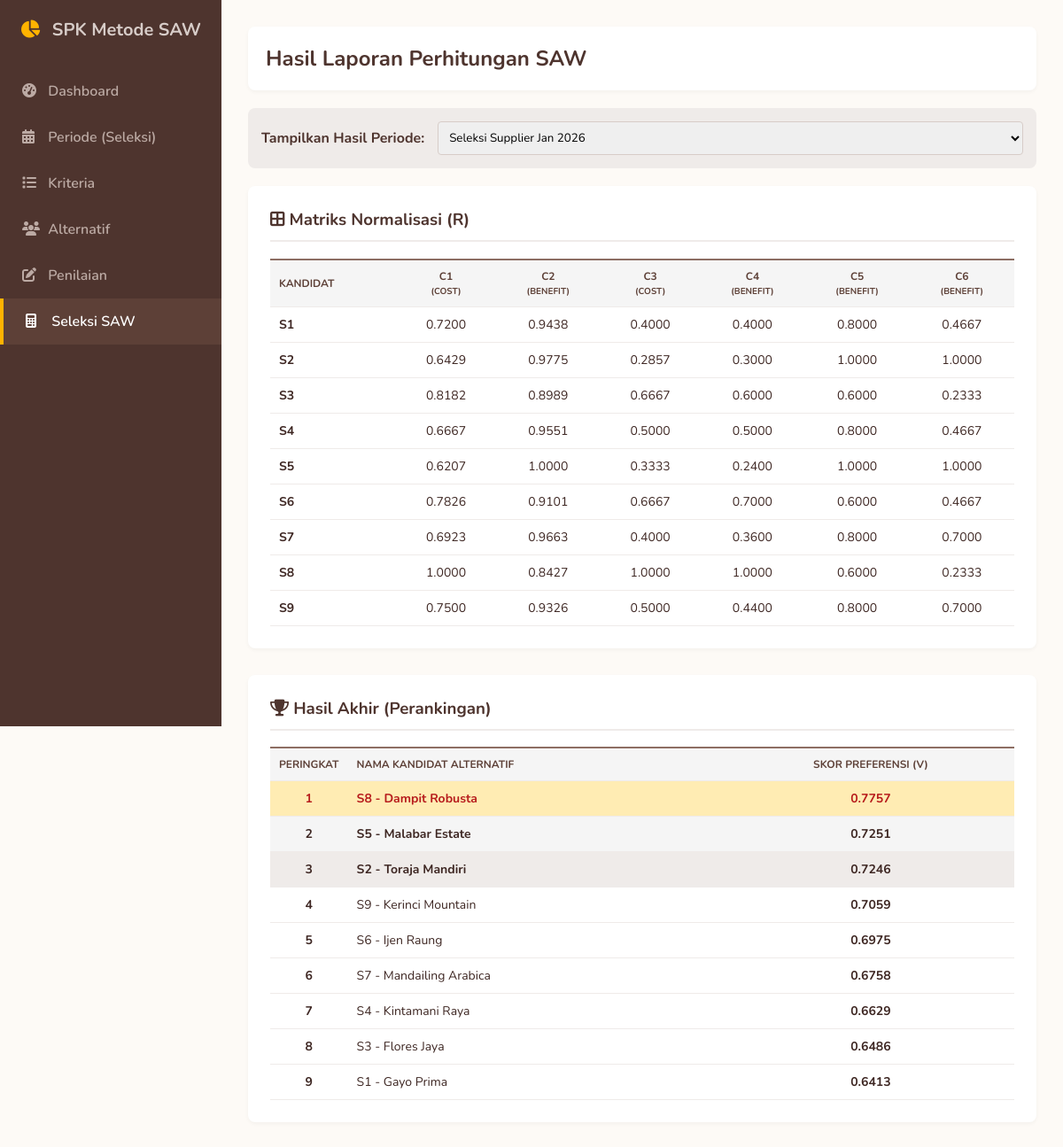
Page /hitung.php on the committed database.
### tables this page shows
CREATE TABLE `kriteria` (
  `id_kriteria` int NOT NULL,
  `id_periode` int DEFAULT NULL,
  `kode_kriteria` varchar(10) NOT NULL,
  `nama_kriteria` varchar(100) NOT NULL,
  `tipe` enum('Benefit','Cost') NOT NULL,
  `bobot` float NOT NULL
);

CREATE TABLE `alternatif` (
  `id_alternatif` int NOT NULL,
  `id_periode` int NOT NULL,
  `kode_alternatif` varchar(10) NOT NULL,
  `nama_alternatif` varchar(100) NOT NULL
);

### hitung.php (the view, shortened to what this page needs)
<?php
include 'koneksi.php';
$queryPeriode = mysqli_query($conn, "SELECT * FROM periode ORDER BY id_periode DESC");
$periodeAktif = isset($_GET['id_periode']) ? $_GET['id_periode'] : '';
if (empty($periodeAktif) && mysqli_num_rows($queryPeriode) > 0) {
    $firstPeriode = mysqli_fetch_assoc(mysqli_query($conn, "SELECT id_periode FROM periode ORDER BY id_periode DESC LIMIT 1"));
    $periodeAktif = $firstPeriode['id_periode'];
}
$kriteria = [];
$alternatif = [];
$nilai_mentah = [];
if (!empty($periodeAktif)) {
    $qKrit = mysqli_query($conn, "SELECT * FROM kriteria WHERE id_periode = '$periodeAktif' ORDER BY kode_kriteria ASC");
    $total_bobot_awal = 0;
    while ($k = mysqli_fetch_assoc($qKrit)) {
        $kriteria[$k['id_kriteria']] = $k;
        $total_bobot_awal += $k['bobot'];
    }
    foreach ($kriteria as $id_k => $k) {
        $kriteria[$id_k]['bobot_normal'] = ($total_bobot_awal > 0) ? ($k['bobot'] / $total_bobot_awal) : 0;
    }
    $qAlt = mysqli_query($conn, "SELECT * FROM alternatif WHERE id_periode = '$periodeAktif' ORDER BY kode_alternatif ASC");
    while ($a = mysqli_fetch_assoc($qAlt)) {
        $alternatif[$a['id_alternatif']] = $a;
    }
    if (count($alternatif) > 0 && count($kriteria) > 0) {
        foreach ($alternatif as $id_alt => $alt) {
            foreach ($kriteria as $id_krit => $krit) {
                $qNilai = mysqli_query($conn, "SELECT nilai FROM penilaian WHERE id_alternatif='$id_alt' AND id_kriteria='$id_krit'");
                $dataNilai = mysqli_fetch_assoc($qNilai);
                $nilai_mentah[$id_alt][$id_krit] = ($dataNilai) ? $dataNilai['nilai'] : 0;
            }
        }
    }
}
?>
<!DOCTYPE html>
<html lang="id">
<head>
    <link rel="stylesheet" href="https://cdnjs.cloudflare.com/ajax/libs/font-awesome/6.4.0/css/all.min.css">
</head>
<body>
    <div class="sidebar">
        <div class="sidebar-brand"><i class="fas fa-chart-pie"></i> SPK Metode SAW</div>
        <a href="index.php" class="nav-item"><i class="fas fa-tachometer-alt"></i> Dashboard</a>
        <a href="periode.php" class="nav-item"><i class="fas fa-calendar-alt"></i> Periode (Seleksi)</a>
        <a href="kriteria.php" class="nav-item"><i class="fas fa-list"></i> Kriteria</a>
        <a href="alternatif.php" class="nav-item"><i class="fas fa-users"></i> Alternatif</a>
        <a href="penilaian.php" class="nav-item"><i class="fas fa-edit"></i> Penilaian</a>
        <a href="hitung.php" class="nav-item active"><i class="fas fa-calculator"></i> Seleksi SAW</a>
    </div>
    <div class="main-content">
        <div class="header">
            <h2 style="margin: 0; color: #4e342e;">Hasil Laporan Perhitungan SAW</h2>
        </div>
        <div class="filter-box">
            <strong style="color: #4e342e;">Tampilkan Hasil Periode:</strong>
            <form action="" method="GET" style="display: flex; gap: 10px; flex: 1;">
                <select name="id_periode" style="flex: 1;" onchange="this.form.submit()">
                    <?php
                    mysqli_data_seek($queryPeriode, 0);
                    while($p = mysqli_fetch_assoc($queryPeriode)) {
                        $selected = ($p['id_periode'] == $periodeAktif) ? 'selected' : '';
                        echo "<option value='{$p['id_periode']}' $selected>{$p['nama_periode']}</option>";
                    }
                    ?>
                </select>
            </form>
        </div>
        <?php if(!empty($periodeAktif) && count($alternatif) > 0 && count($nilai_mentah) > 0) { ?>
        <?php
        $minMax = [];
        foreach ($kriteria as $id_krit => $krit) {
            $arr_nilai = [];
            foreach ($alternatif as $id_alt => $alt) {
                $arr_nilai[] = $nilai_mentah[$id_alt][$id_krit];
            }
            if ($krit['tipe'] == 'Benefit') {
                $minMax[$id_krit] = max($arr_nilai);
            } else {
                $minMax[$id_krit] = min($arr_nilai);
            }
        }
        $hasilNormalisasi = [];
        $hasilAkhir = [];
        foreach ($alternatif as $id_alt => $alt) {
            $total_skor = 0;
            foreach ($kriteria as $id_krit => $krit) {
                $nilai_asli = $nilai_mentah[$id_alt][$id_krit];
                $nilai_ekstrem = $minMax[$id_krit];
                $r = 0;
                if ($krit['tipe'] == 'Benefit') {
                    $r = ($nilai_ekstrem != 0) ? ($nilai_asli / $nilai_ekstrem) : 0;
                } else {
                    $r = ($nilai_asli != 0) ? ($nilai_ekstrem / $nilai_asli) : 0;
                }
                $hasilNormalisasi[$id_alt][$id_krit] = $r;
                $total_skor += ($r * $krit['bobot_normal']);
            }
            $hasilAkhir[] = [
                'nama' => $alt['kode_alternatif'] . ' - ' . $alt['nama_alternatif'],
                'skor' => round($total_skor, 4)
            ];
        }
        usort($hasilAkhir, function($a, $b) {
            return $b['skor'] <=> $a['skor'];
        });
        ?>
        <div class="crud-box">
            <h3><i class="fas fa-border-all"></i> Matriks Normalisasi (R)</h3>
            <table>
                <tr>
                    <th style="text-align: left;">Kandidat</th>
                    <?php foreach($kriteria as $krit) { ?>
                        <th><?= $krit['kode_kriteria'] ?><br><small>(<?= $krit['tipe'] ?>)</small></th>
                    <?php } ?>
                </tr>
                <?php foreach ($alternatif as $id_alt => $alt) { ?>
                <tr>
                    <td style="text-align: left; font-weight: bold;"><?= $alt['kode_alternatif'] ?></td>
                    <?php foreach($kriteria as $id_krit => $krit) { ?>
                        <td><?= number_format($hasilNormalisasi[$id_alt][$id_krit], 4) ?></td>
                    <?php } ?>
                </tr>
                <?php } ?>
            </table>
        </div>
        <div class="crud-box">
            <h3><i class="fas fa-trophy"></i> Hasil Akhir (Perankingan)</h3>
            <table>
                <tr>
                    <th width="10%">Peringkat</th>
                    <th style="text-align: left;">Nama Kandidat Alternatif</th>
                    <th>Skor Preferensi (V)</th>
                </tr>
                <?php
                $rank = 1;
                foreach ($hasilAkhir as $hasil) {
                    $trClass = "";
                    if($rank == 1) $trClass = "class='rank-1'";
                    elseif($rank == 2) $trClass = "class='rank-2'";
                    elseif($rank == 3) $trClass = "class='rank-3'";
                ?>
                <tr <?= $trClass ?>>
                    <td><b><?= $rank ?></b></td>
                    <td style="text-align: left;"><?= $hasil['nama'] ?></td>
                    <td><b><?= number_format($hasil['skor'], 4) ?></b></td>
                </tr>
                <?php $rank++; } ?>
            </table>
        </div>
        <?php } else { ?>
            <div class="crud-box">
                <p style="text-align: center; color: #e74a3b; font-weight: bold;">Data belum lengkap untuk dihitung. Pastikan Kriteria, Alternatif, dan Penilaian sudah diinput untuk periode ini.</p>
            </div>
        <?php } ?>
    </div>
</body>
</html>

### hitung.php (style rules this page uses)
body { font-family: 'Nunito', sans-serif; background-color: #fdfaf6; margin: 0; display: flex; color: #3e2723; }
.sidebar { width: 250px; background-color: #4e342e; height: 100vh; padding-top: 20px; position: fixed; }
.sidebar-brand { text-align: center; font-size: 20px; font-weight: bold; color: #d7ccc8; margin-bottom: 30px; }
.sidebar-brand i { color: #ffb300; margin-right: 8px; }
.nav-item { padding: 15px 25px; display: block; color: #bcaaa4; text-decoration: none; font-weight: 600; transition: 0.2s; }
.nav-item:hover, .nav-item.active { color: #fff; background-color: #5d4037; border-left: 4px solid #ffb300; }
.nav-item i { width: 25px; }
.main-content { margin-left: 250px; padding: 30px; width: 100%; box-sizing: border-box; }
.header { background: #fff; padding: 20px; border-radius: 8px; box-shadow: 0 2px 4px rgba(0,0,0,0.04); margin-bottom: 20px; }
.crud-box { background: #fff; padding: 25px; border-radius: 8px; box-shadow: 0 2px 4px rgba(0,0,0,0.04); margin-bottom: 30px; }
.crud-box h3 { margin-top: 0; color: #4e342e; border-bottom: 2px solid #efebe9; padding-bottom: 10px; }
table { width: 100%; border-collapse: collapse; margin-top: 15px; }
th, td { padding: 10px; text-align: center; border-bottom: 1px solid #efebe9; font-size: 14px; }
th { background-color: #f5f5f5; color: #5d4037; font-size: 12px; text-transform: uppercase; border-top: 2px solid #8d6e63; }
.rank-1 { background-color: #ffecb3; color: #b71c1c; font-weight: bold; }
.rank-2 { background-color: #f5f5f5; font-weight: bold; }
.rank-3 { background-color: #efebe9; font-weight: bold; }
.filter-box { background: #efebe9; padding: 15px; border-radius: 8px; margin-bottom: 20px; display: flex; gap: 15px; align-items: center; }
select { padding: 8px; border: 1px solid #d7ccc8; border-radius: 4px; font-family: inherit; }

### rows in the picture
kriteria: kode_kriteria "C1", tipe "COST", id_krit "0.7200", id_krit "0.6429", id_krit "0.8182", id_krit "0.6667", id_krit "0.6207", id_krit "0.7826", id_krit "0.6923", id_krit "0.7500"
kriteria: kode_kriteria "C2", tipe "BENEFIT", id_krit "0.9438", id_krit "0.9775", id_krit "0.8989", id_krit "0.9551", id_krit "0.9101", id_krit "0.9663", id_krit "0.8427", id_krit "0.9326"
kriteria: kode_kriteria "C3", tipe "COST", id_krit "0.4000", id_krit "0.2857", id_krit "0.6667", id_krit "0.5000", id_krit "0.3333"
kriteria: kode_kriteria "C4", tipe "BENEFIT", id_krit "0.4000", id_krit "0.3000", id_krit "0.6000", id_krit "0.5000", id_krit "0.2400", id_krit "0.7000", id_krit "0.3600", id_krit "0.4400"
kriteria: kode_kriteria "C5", tipe "BENEFIT", id_krit "0.8000", id_krit "1.0000", id_krit "0.6000"
kriteria: kode_kriteria "C6", tipe "BENEFIT", id_krit "0.4667", id_krit "1.0000", id_krit "0.2333", id_krit "0.7000"
alternatif: kode_alternatif "S1", id_alternatif "1.0000"
alternatif: kode_alternatif "S2"
alternatif: kode_alternatif "S3"
alternatif: kode_alternatif "S4"
alternatif: kode_alternatif "S5"
alternatif: kode_alternatif "S6"
alternatif: kode_alternatif "S7"
alternatif: kode_alternatif "S8"
alternatif: kode_alternatif "S9"

### other values in the picture
$hasil['nama'] "S8 - Dampit Robusta"
$hasil['skor'] "0.7757"
$hasil['nama'] "S5 - Malabar Estate"
$hasil['skor'] "0.7251"
$hasil['nama'] "S2 - Toraja Mandiri"
$hasil['skor'] "0.7246"
$hasil['nama'] "S9 - Kerinci Mountain"
$hasil['skor'] "0.7059"
$hasil['nama'] "S6 - Ijen Raung"
$hasil['skor'] "0.6975"
$hasil['nama'] "S7 - Mandailing Arabica"
$hasil['skor'] "0.6758"
$hasil['nama'] "S4 - Kintamani Raya"
$hasil['skor'] "0.6629"
$hasil['nama'] "S3 - Flores Jaya"
